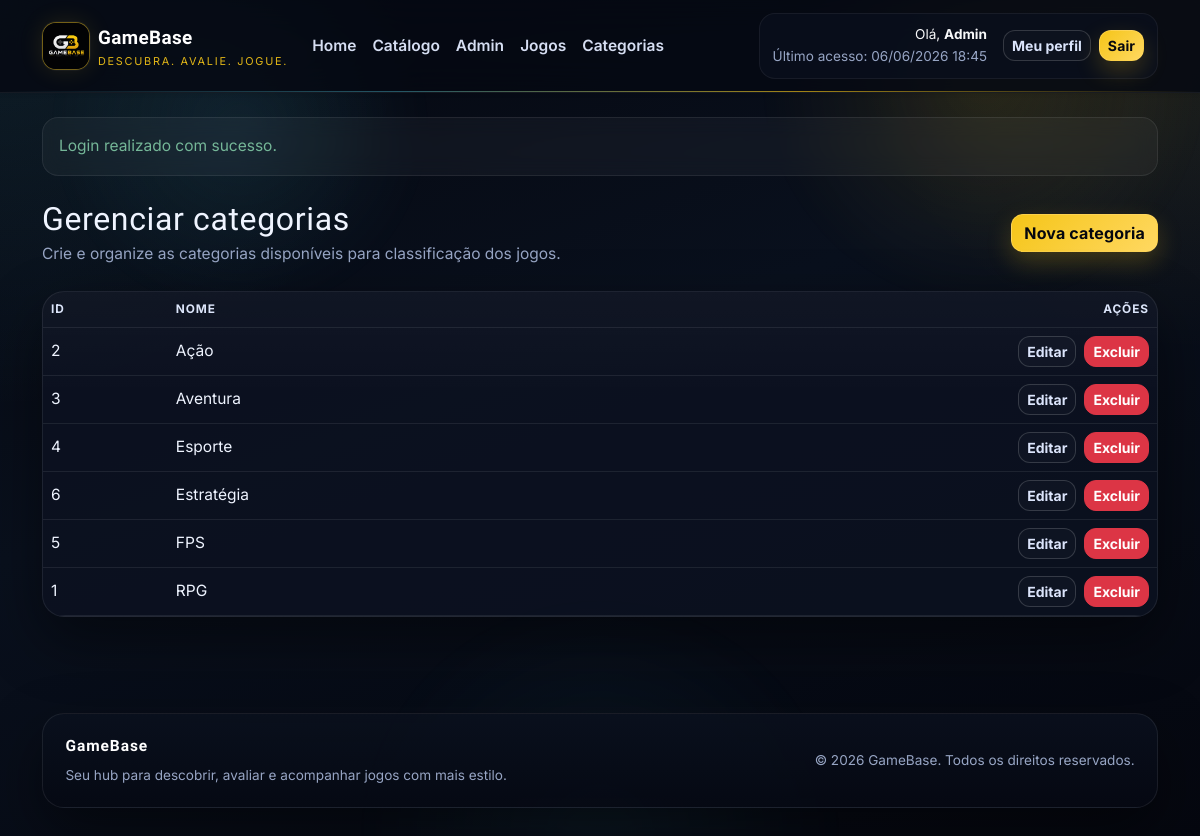
The page /index.php?page=admin_categorias (signed in) on the database its author committed.
### tables this page shows
CREATE TABLE categorias (
    id INT AUTO_INCREMENT PRIMARY KEY,
    nome VARCHAR(80) NOT NULL UNIQUE
);

### controllers/CategoriaController.php (called while the page is built, shortened)
<?php
class CategoriaController
{
    private Categoria $categoriaModel;
    public function __construct()
    {
        $this->categoriaModel = new Categoria();
    }
    public function adminCategorias(): void
    {
        render('admin/categorias_lista.php', [
            'pageTitle' => 'Gerenciar categorias',
            'categorias' => $this->categoriaModel->listarTodas(),
        ]);
    }
}

### models/Categoria.php (called while the page is built, shortened)
<?php
class Categoria
{
    private PDO $conn;
    public function __construct()
    {
        $this->conn = Database::getConnection();
    }
    public function listarTodas(): array
    {
        $stmt = $this->conn->query('SELECT * FROM categorias ORDER BY nome ASC');
        return $stmt->fetchAll();
    }
}

### config/database.php (called while the page is built, shortened)
<?php
class Database
{
    private static ?PDO $connection = null;
    public static function getConnection(): PDO
    {
        if (self::$connection instanceof PDO) {
            return self::$connection;
        }
        $host = getenv("GAMEBASE_DB_HOST") ?: "localhost";
        $dbname = getenv("GAMEBASE_DB_NAME") ?: "gamebase";
        $username = getenv("GAMEBASE_DB_USER") ?: "root";
        $password = getenv("GAMEBASE_DB_PASS");
        $password = $password !== false ? $password : "";
        $charset = getenv("GAMEBASE_DB_CHARSET") ?: "utf8mb4";
        $dsn = sprintf(
            "mysql:host=%s;dbname=%s;charset=%s",
            $host,
            $dbname,
            $charset
        );
        try {
            self::$connection = self::createPdo($dsn, $username, $password);
        } catch (Throwable $exception) {
            if (function_exists("debugLog")) {
                debugLog(
                    "initial",
                    "H1",
                    "config/database.php:42",
                    "database connection failed",
                    [
                        "host" => $host,
                        "database" => $dbname,
                        "errorType" => get_class($exception),
                        "errorCode" => (string) $exception->getCode(),
                        "errorMessage" => $exception->getMessage(),
                    ]
                );
            }
            if ((string) $exception->getCode() === "1049") {
                try {
                    if (function_exists("debugLog")) {
                        debugLog(
                            "post-fix",
                            "H1",
                            "config/database.php:50",
                            "database missing, starting bootstrap",
                            [
                                "host" => $host,
                                "database" => $dbname,
                                "schemaExists" => is_file(
                                    dirname(__DIR__) . "/database/gamebase.sql"
                                ),
                            ]
                        );
                    }
                    self::bootstrapDatabase(
                        $host,
                        $dbname,
                        $username,
                        $password,
                        $charset
                    );
                    self::$connection = self::createPdo(
                        $dsn,
                        $username,
                        $password
                    );
                    if (function_exists("debugLog")) {
                        debugLog(
                            "post-fix",
                            "H1",
                            "config/database.php:62",
                            "database bootstrap completed",
                            [
                                "host" => $host,
                                "database" => $dbname,
                            ]
                        );
                    }
                    return self::$connection;
                } catch (Throwable $bootstrapException) {
                    if (function_exists("debugLog")) {
                        debugLog(
                            "post-fix",
                            "H1",
                            "config/database.php:73",
                            "database bootstrap failed",
                            [
                                "host" => $host,
                                "database" => $dbname,
                                "errorType" => get_class($bootstrapException),
                                "errorCode" => (string) $bootstrapException->getCode(),
                                "errorMessage" => $bootstrapException->getMessage(),
                            ]
                        );
                    }
                    http_response_code(500);
                    die("<h1>Erro ao inicializar o banco</h1>" .
                        "<p>" .
                        htmlspecialchars(
                            "O banco gamebase nao existe e a inicializacao automatica falhou.",
                            ENT_QUOTES,
                            "UTF-8"
                        ) .
                        "</p>" .
                        "<p>" .
                        htmlspecialchars(
                            "Verifique se o MySQL esta ativo e se o arquivo database/gamebase.sql esta acessivel.",
                            ENT_QUOTES,
                            "UTF-8"
                        ) .
                        "</p>" .
                        "<p>" .
                        htmlspecialchars(
                            "Detalhe tecnico: " .
                            $bootstrapException->getMessage(),
                            ENT_QUOTES,
                            "UTF-8"
                        ) .
                        "</p>");
                }
            }
            http_response_code(500);
            $mensagem = "Nao foi possivel conectar ao banco de dados GameBase.";
            $orientacao =
                "Verifique host, nome do banco, usuario e senha em config/database.php ou nas variaveis de ambiente GAMEBASE_DB_*.";
            $credenciais = sprintf(
                "Configuracao atual: host=%s | banco=%s | usuario=%s",
                $host,
                $dbname,
                $username
            );
            $detalheTecnico = "Detalhe tecnico: " . $exception->getMessage();
            die("<h1>Erro de conexao com o banco</h1>" .
                "<p>" .
                htmlspecialchars($mensagem, ENT_QUOTES, "UTF-8") .
                "</p>" .
                "<p>" .
                htmlspecialchars($orientacao, ENT_QUOTES, "UTF-8") .
                "</p>" .
                "<p>" .
                htmlspecialchars($credenciais, ENT_QUOTES, "UTF-8") .
                "</p>" .
                "<p>" .
                htmlspecialchars($detalheTecnico, ENT_QUOTES, "UTF-8") .
                "</p>");
        }
        return self::$connection;
    }
    private static function createPdo(
        string $dsn,
        string $username,
        string $password
    ): PDO {
        return new PDO($dsn, $username, $password, [
            PDO::ATTR_ERRMODE => PDO::ERRMODE_EXCEPTION,
            PDO::ATTR_DEFAULT_FETCH_MODE => PDO::FETCH_ASSOC,
        ]);
    }
}

### views/admin/categorias_lista.php (the view, shortened to what this page needs)
<?php $categorias = $categorias ?? []; ?>
<section class="mb-4">
    <div class="d-flex flex-column flex-lg-row justify-content-between align-items-lg-center gap-3 mb-4">
        <div>
            <h1 class="h2 mb-1">Gerenciar categorias</h1>
            <p class="text-muted mb-0">Crie e organize as categorias disponíveis para classificação dos jogos.</p>
        </div>
        <a class="btn btn-gold" href="<?= e(baseUrl('index.php?page=admin_categorias_form')) ?>">Nova categoria</a>
    </div>
    <section class="card">
        <div class="card-body p-0">
            <div class="table-responsive">
                <table class="table table-dark table-hover align-middle mb-0">
                    <thead>
                    <tr>
                        <th>ID</th>
                        <th>Nome</th>
                        <th class="text-end">Ações</th>
                    </tr>
                    </thead>
                    <tbody>
                    <?php foreach ($categorias as $categoria): ?>
                        <tr>
                            <td><?= (int) $categoria['id'] ?></td>
                            <td><?= e($categoria['nome']) ?></td>
                            <td class="text-end">
                                <div class="d-inline-flex gap-2">
                                    <a class="btn btn-outline-light btn-sm" href="<?= e(baseUrl('index.php?page=admin_categorias_form&id=' . (int) $categoria['id'])) ?>">Editar</a>
                                    <form method="POST" action="<?= e(baseUrl('index.php?page=admin_categorias_excluir')) ?>">
                                        <button type="submit" class="btn btn-danger btn-sm">Excluir</button>
                                    </form>
                                </div>
                            </td>
                        </tr>
                    <?php endforeach; ?>
                    </tbody>
                </table>
            </div>
        </div>
    </section>
</section>

### assets/css/style.css (style rules this page uses)
:root { --gb-bg: #060913; --gb-bg-soft: #0c1220; --gb-surface: rgba(12, 18, 32, 0.88); --gb-surface-2: rgba(18, 28, 48, 0.9); --gb-surface-3: rgba(8, 12, 22, 0.94); --gb-border: rgba(255, 255, 255, 0.08); --gb-border-strong: rgba(245, 197, 24, 0.24); --gb-gold: #f5c518; --gb-gold-hover: #ffd54f; --gb-accent: #5ee6ff; --gb-light: #eff4ff; --gb-muted: #97a5c4; --gb-muted-2: #7182a6; --gb-shadow: 0 24px 60px rgba(0, 0, 0, 0.45); }
*, *::before, *::after { box-sizing: border-box; }
html { scroll-behavior: smooth; }
body { position: relative; min-height: 100vh; overflow-x: hidden; background: radial-gradient(circle at top left, rgba(94, 230, 255, 0.10), transparent 28%), radial-gradient(circle at top right, rgba(245, 197, 24, 0.10), transparent 24%), linear-gradient(160deg, #05070f 0%, #09101d 44%, #05070f 100%); color: var(--gb-light); font-family: 'Inter', system-ui, sans-serif; font-size: 0.97rem; line-height: 1.6; }
body::before, body::after { content: ""; position: fixed; inset: 0; pointer-events: none; z-index: 0; }
body::before { background: linear-gradient(rgba(255, 255, 255, 0.03) 1px, transparent 1px), linear-gradient(90deg, rgba(255, 255, 255, 0.03) 1px, transparent 1px); background-size: 56px 56px; -webkit-mask-image: linear-gradient(to bottom, rgba(255, 255, 255, 0.3), transparent 80%); mask-image: linear-gradient(to bottom, rgba(255, 255, 255, 0.3), transparent 80%); opacity: 0.18; animation: gridShift 20s linear infinite; }
body::after { background: radial-gradient(circle at 20% 15%, rgba(94, 230, 255, 0.08), transparent 16%), radial-gradient(circle at 82% 10%, rgba(245, 197, 24, 0.10), transparent 18%), radial-gradient(circle at 50% 100%, rgba(94, 230, 255, 0.06), transparent 24%); filter: blur(8px); animation: floatAura 14s ease-in-out infinite alternate; }
a { color: inherit; text-decoration: none; }
h1, h2, h3, h4, h5, h6, .navbar-brand-name, .hero-title, .page-banner-title { font-family: 'Orbitron', 'Inter', system-ui, sans-serif; letter-spacing: 0.02em; }
p, li, dd, td, th, label, small, .form-text { color: var(--gb-light); }
.text-muted, .text-secondary, [class*="text-muted"] { color: var(--gb-muted) !important; }
.btn { border-radius: 12px; font-weight: 700; transition: transform 0.2s ease, box-shadow 0.2s ease, background 0.2s ease, border-color 0.2s ease; }
.btn-gold { background: linear-gradient(135deg, var(--gb-gold) 0%, #ffd861 100%); color: #05070f; border: 1px solid rgba(255, 216, 97, 0.55); box-shadow: 0 10px 24px rgba(245, 197, 24, 0.22); letter-spacing: 0.01em; }
.btn-outline-light { border-color: rgba(255, 255, 255, 0.16); color: #dbe4fb; background: rgba(255, 255, 255, 0.02); }
.btn-danger { box-shadow: none; }
.card { position: relative; background: linear-gradient(180deg, rgba(255, 255, 255, 0.025), transparent 32%), var(--gb-surface); border: 1px solid var(--gb-border); color: var(--gb-light); border-radius: 22px; box-shadow: var(--gb-shadow); overflow: hidden; transition: transform 0.25s ease, box-shadow 0.25s ease, border-color 0.25s ease; animation: fadeUp 0.7s ease both; }
.card::before { content: ""; position: absolute; inset: 0; background: linear-gradient(135deg, rgba(94, 230, 255, 0.06), transparent 35%, rgba(245, 197, 24, 0.06)); opacity: 0; transition: opacity 0.25s ease; pointer-events: none; }
.table-dark { --bs-table-bg: transparent; --bs-table-striped-bg: rgba(255, 255, 255, 0.02); --bs-table-hover-bg: rgba(94, 230, 255, 0.06); --bs-table-border-color: rgba(255, 255, 255, 0.08); --bs-table-color: var(--gb-light); }
.table thead th { color: #dce5fa; text-transform: uppercase; font-size: 0.74rem; letter-spacing: 0.08em; }
.table td, .table th { color: var(--gb-light); }
.table-responsive { border-radius: 22px; }

### rows shown on the page
categorias: id "2", nome "Ação"
categorias: id "3", nome "Aventura"
categorias: id "4", nome "Esporte"
categorias: id "6", nome "Estratégia"
categorias: id "5", nome "FPS"
categorias: id "1", nome "RPG"

### other values the page prints
$_SESSION['usuario_nome'] "Admin"
$ultimoAcesso "06/06/2026 18:45"
$flash['mensagem'] "Login realizado com sucesso."
